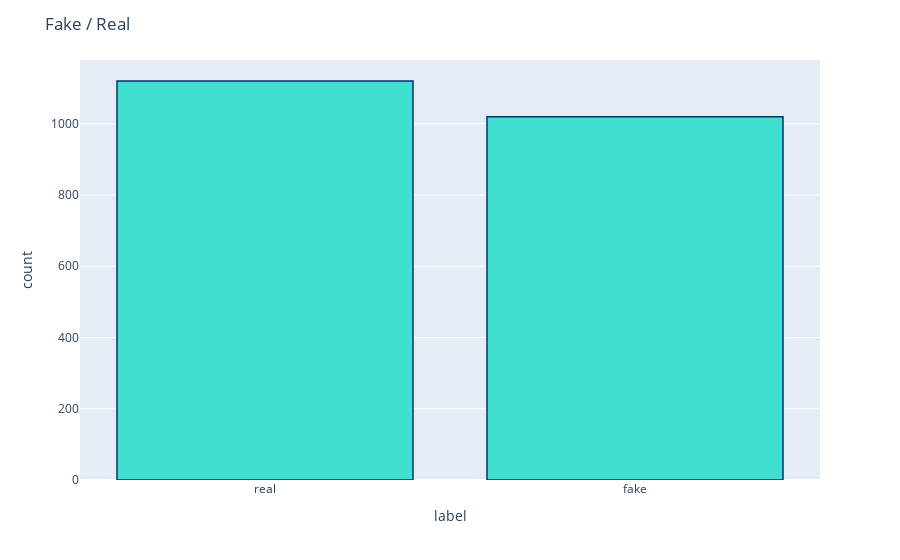

Notebook cell for this chart:
### Code cell
fig = px.histogram(df, x="label")
fig.update_traces(marker_color="turquoise",marker_line_color='rgb(8,48,107)',
                  marker_line_width=1.5)
fig.update_layout(title_text='Fake / Real ')
fig.show()

### Figure 1 — Plotly figure (JSON) as saved in the notebook; plotly's stock layout.template omitted (floating-point values rounded to 4 significant figures; data arrays with more than 128 entries replaced by an {"elided": "..."} marker saying what was removed)
{"data": [{"alignmentgroup": "True", "bingroup": "x", "hovertemplate": "label=%{x}<br>count=%{y}<extra></extra>", "legendgroup": "", "marker": {"color": "turquoise", "line": {"color": "rgb(8,48,107)", "width": 1.5}, "pattern": {"shape": ""}}, "name": "", "offsetgroup": "", "orientation": "v", "showlegend": false, "type": "histogram", "x": {"elided": "2140 str values"}, "xaxis": "x", "yaxis": "y"}], "layout": {"barmode": "relative", "legend": {"tracegroupgap": 0}, "margin": {"t": 60}, "title": {"text": "Fake / Real "}, "xaxis": {"anchor": "y", "domain": [0, 1], "title": {"text": "label"}}, "yaxis": {"anchor": "x", "domain": [0, 1], "title": {"text": "count"}}}}
